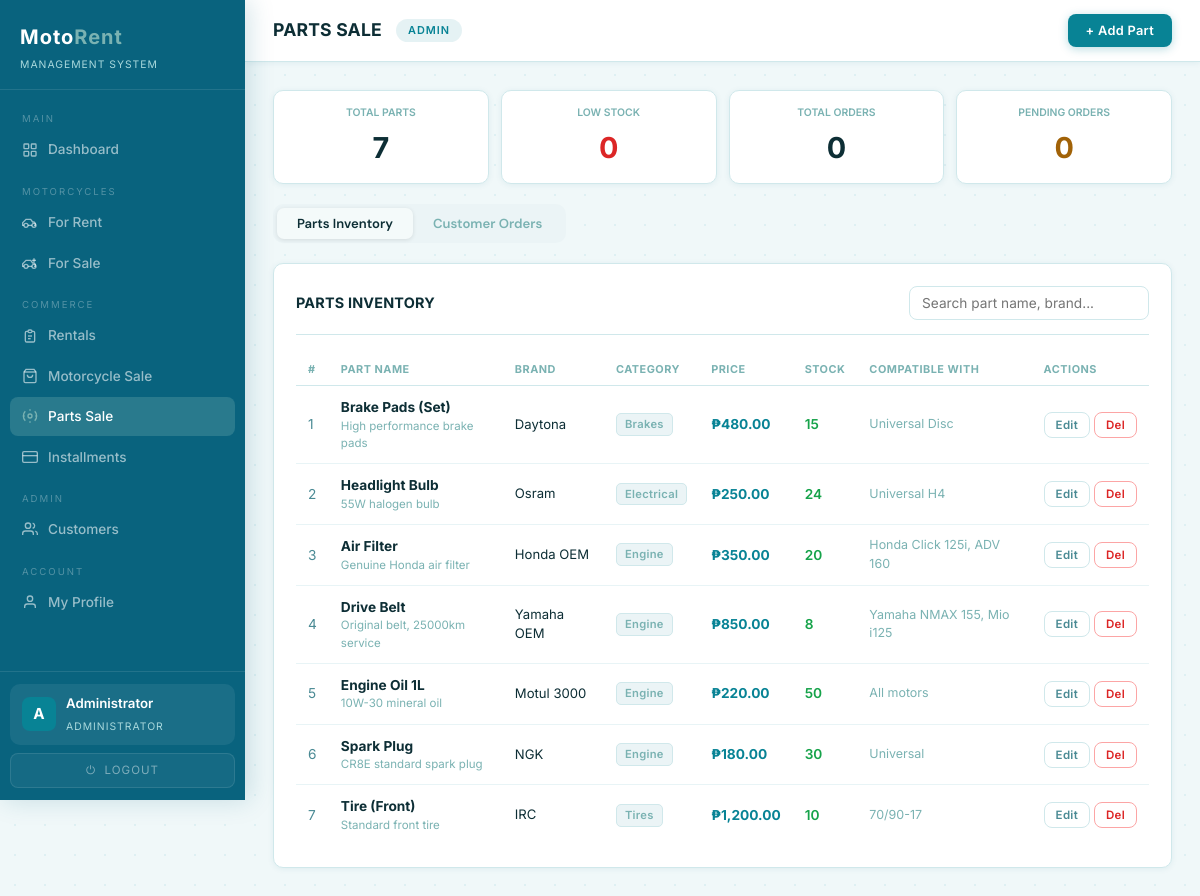
Page /sales/parts (signed in) on the committed database.
### tables this page shows
CREATE TABLE parts (
            id              INTEGER PRIMARY KEY AUTOINCREMENT,
            name            VARCHAR(100) NOT NULL,
            brand           VARCHAR(100),
            category        VARCHAR(50)  DEFAULT 'Other',
            price           REAL         NOT NULL,
            stock           INTEGER      DEFAULT 0,
            compatible_with TEXT,
            description     TEXT,
            branch_id       INTEGER REFERENCES branches(id),
            created_at      TIMESTAMP DEFAULT CURRENT_TIMESTAMP
        );

### app.py (the view)
@app.route('/sales/parts')
@admin_required
def sales_parts():
    branch_id  = get_branch_id()
    all_parts  = get_all_parts(branch_id)
    all_orders = get_all_orders(branch_id)
    return render_template('sales_parts.html', parts=all_parts, orders=all_orders)

### app.py (called while the page is built)
def is_logged_in(): return 'user_id' in session

def is_admin(): return session.get('role') in ('admin', 'superadmin')

def is_superadmin(): return session.get('role') == 'superadmin'

def admin_required(f):
    from functools import wraps
    @wraps(f)
    def decorated(*args, **kwargs):
        if not is_logged_in():
            flash('Please log in first.', 'error')
            return redirect(url_for('login'))
        if not is_admin():
            return redirect(url_for('portal'))
        return f(*args, **kwargs)
    return decorated

def get_branch_id():
    if is_superadmin():
        return None
    return session.get('branch_id')

### dbhelper.py (called while the page is built)
def connect():
    base_path = os.path.dirname(os.path.abspath(__file__))
    db_path   = os.path.join(base_path, "motorent.db")
    conn      = sqlite3.connect(db_path)
    conn.row_factory = sqlite3.Row
    return conn

def _fetchall(sql, params=()):
    conn = connect(); cur = conn.cursor()
    try:
        cur.execute(sql, params); return cur.fetchall()
    finally:
        conn.close()

def get_all_parts(branch_id=None):
    if branch_id:
        return _fetchall("SELECT * FROM parts WHERE branch_id=? OR branch_id IS NULL ORDER BY category,name", (branch_id,))
    return _fetchall("SELECT * FROM parts ORDER BY category,name")

def get_all_orders(branch_id=None):
    q = '''SELECT po.id, c.firstname||' '||c.lastname AS customer,
               p.name AS part_name, po.quantity, po.total_price,
               po.status, po.order_date, po.notes, po.created_at,
               po.customer_id, po.part_id
           FROM parts_orders po
           JOIN customers c ON c.id=po.customer_id
           JOIN parts p ON p.id=po.part_id'''
    if branch_id:
        return _fetchall(q + " WHERE po.branch_id=? ORDER BY po.created_at DESC", (branch_id,))
    return _fetchall(q + " ORDER BY po.created_at DESC")

### templates/sales_parts.html (shortened to what this page needs)
{% extends "base.html" %}
{% block page_title %}PARTS SALE{% endblock %}
{% block topbar_actions %}
<button class="btn btn-primary" onclick="openAddPart()">+ Add Part</button>
{% endblock %}
{% block content %}
<div class="summary-row">
  {% set total_parts    = parts | length %}
  {% set low_stock      = parts | selectattr('stock','lt',5) | list | length %}
  {% set total_orders   = orders | length %}
  {% set pending_orders = orders | selectattr('status','equalto','Pending') | list | length %}
  <div class="summary-card">
    <div class="summary-label">Total Parts</div>
    <div class="summary-value">{{ total_parts }}</div>
  </div>
  <div class="summary-card">
    <div class="summary-label">Low Stock</div>
    <div class="summary-value" style="color:#dc2626;">{{ low_stock }}</div>
  </div>
  <div class="summary-card">
    <div class="summary-label">Total Orders</div>
    <div class="summary-value">{{ total_orders }}</div>
  </div>
  <div class="summary-card">
    <div class="summary-label">Pending Orders</div>
    <div class="summary-value" style="color:#a16207;">{{ pending_orders }}</div>
  </div>
</div>
<div class="parts-tabs">
  <button class="parts-tab active" onclick="showPartsTab('inventory')" id="ptab-inventory">
    Parts Inventory
  </button>
  <button class="parts-tab" onclick="showPartsTab('orders')" id="ptab-orders">
    Customer Orders
  </button>
</div>
<div id="ppane-inventory">
  <div class="panel">
    <div class="panel-header">
      <div class="panel-title">PARTS INVENTORY</div>
      <input class="filter-input" id="part-search"
             placeholder="Search part name, brand..."
             oninput="filterPartRows()" style="width:240px;"/>
    </div>
    <div class="table-wrap">
      <table>
        <thead>
          <tr>
            <th>#</th><th>Part Name</th><th>Brand</th><th>Category</th>
            <th>Price</th><th>Stock</th><th>Compatible With</th><th>Actions</th>
          </tr>
        </thead>
        <tbody id="parts-tbody">
          {% for p in parts %}
          <tr data-name="{{ p.name }}" data-brand="{{ p.brand }}">
            <td style="color:var(--muted2);">{{ loop.index }}</td>
            <td><strong>{{ p.name }}</strong>
              {% if p.description %}
              <div style="font-size:0.72rem;color:var(--muted);">{{ p.description }}</div>
              {% endif %}
            </td>
            <td style="font-size:0.82rem;">{{ p.brand or '—' }}</td>
            <td><span class="tag">{{ p.category }}</span></td>
            <td style="font-weight:700;color:var(--accent);">₱{{ '{:,.2f}'.format(p.price) }}</td>
            <td>
              {% if p.stock < 5 %}
              <span style="color:#dc2626;font-weight:700;">{{ p.stock }} ⚠</span>
              {% else %}
              <span style="color:#16a34a;font-weight:600;">{{ p.stock }}</span>
              {% endif %}
            </td>
            <td style="font-size:0.78rem;color:var(--muted);">{{ p.compatible_with or '—' }}</td>
            <td style="white-space:nowrap;">
              <button class="btn btn-outline btn-sm"
                      onclick="openEditPart({{ p.id }},'{{ p.name }}','{{ p.brand or '' }}','{{ p.category }}',{{ p.price }},{{ p.stock }},'{{ p.compatible_with or '' }}','{{ p.description or '' }}')">
                Edit
              </button>
              <button class="btn btn-danger btn-sm" onclick="confirmDeletePart({{ p.id }})">Del</button>
            </td>
          </tr>
          {% else %}
          <tr>
            <td colspan="8" style="text-align:center;color:var(--muted);padding:32px;">
              No parts in inventory yet. Click "+ Add Part" to get started.
            </td>
          </tr>
          {% endfor %}
        </tbody>
      </table>
    </div>
  </div>
</div>
{% endblock %}

### static/style.css (style rules this page uses)
:root { --accent: #088395; --accent2: #7AB2B2; --accent-dark: #09637E; --accent-glow: rgba(8, 131, 149, 0.12); --bg: #f0f8f9; --surface: #ffffff; --surface2: #f4fafa; --surface3: #EBF4F6; --border: #d0e8eb; --border2: #b0d4d8; --text: #0d2e35; --text2: #2d5f6a; --muted: #7AB2B2; --muted2: #4a8a94; --sidebar-bg: #09637E; --sidebar-w: 245px; --radius: 10px; --radius-lg: 14px; --shadow-sm: 0 1px 6px rgba(9, 99, 126, 0.08); --shadow-md: 0 4px 20px rgba(9, 99, 126, 0.12); --shadow-lg: 0 8px 40px rgba(9, 99, 126, 0.16); }
*, *::before, *::after { box-sizing: border-box; margin: 0; padding: 0; }
html { scroll-behavior: smooth; }
body { font-family: 'Inter', sans-serif; background: var(--bg); color: var(--text); min-height: 100vh; font-size: 14px; line-height: 1.5; }
button { font-family: inherit; cursor: pointer; }
input, select, textarea { font-family: inherit; }
body::before { content: ''; position: fixed; inset: 0; background-image: radial-gradient(circle, #c8e8ec 1px, transparent 1px); background-size: 30px 30px; pointer-events: none; z-index: 0; opacity: 0.45; }
.btn { display: inline-block; padding: 9px 18px; font-size: 0.8rem; font-weight: 600; letter-spacing: 0.3px; border: none; border-radius: 8px; cursor: pointer; transition: all 0.15s; text-align: center; white-space: nowrap; }
.btn-primary { background: var(--accent); color: #fff; box-shadow: 0 2px 10px rgba(8, 131, 149, 0.28); }
.btn-outline { background: transparent; border: 1.5px solid var(--border); color: var(--muted2); }
.btn-danger { background: transparent; border: 1.5px solid #fca5a5; color: #dc2626; }
.btn-sm { padding: 5px 11px; font-size: 0.72rem; }
.app-body { display: flex; min-height: 100vh; }
.panel { background: var(--surface); border: 1px solid var(--border); border-radius: var(--radius); padding: 22px; box-shadow: var(--shadow-sm); }
.panel-header { display: flex; align-items: center; justify-content: space-between; margin-bottom: 18px; padding-bottom: 14px; border-bottom: 1px solid var(--border); }
.panel-title { font-size: 0.9rem; font-weight: 700; color: var(--text); letter-spacing: 0.2px; }
.table-wrap { overflow-x: auto; }
table { width: 100%; border-collapse: collapse; }
th { text-align: left; font-size: 0.68rem; font-weight: 700; letter-spacing: 0.5px; text-transform: uppercase; color: var(--muted); padding: 8px 12px; border-bottom: 1px solid var(--border); }
td { padding: 11px 12px; font-size: 0.855rem; border-bottom: 1px solid #e8f4f6; }
tr:last-child td { border-bottom: none; }
.filter-input { background: var(--surface); border: 1.5px solid var(--border); color: var(--text); padding: 8px 12px; font-size: 0.855rem; outline: none; border-radius: 8px; min-width: 150px; font-family: 'Inter', sans-serif; }
.summary-row { display: flex; gap: 12px; margin-bottom: 20px; flex-wrap: wrap; }
.summary-card { flex: 1; min-width: 90px; background: var(--surface); border: 1px solid var(--border); border-radius: var(--radius); padding: 14px; text-align: center; box-shadow: var(--shadow-sm); }
.summary-label { font-size: 0.65rem; font-weight: 600; text-transform: uppercase; color: var(--muted); margin-bottom: 5px; }
.summary-value { font-size: 1.8rem; font-weight: 700; }
.parts-tabs { display:flex;gap:0;background:var(--surface3); border-radius:10px;padding:4px; margin-bottom:20px;width:fit-content; }
.parts-tab { padding:7px 20px;border:none;background:transparent;cursor:pointer; font-family:'DM Sans',sans-serif;font-size:0.82rem;font-weight:600; color:var(--muted);border-radius:7px;transition:all 0.2s; white-space:nowrap; }
.parts-tab.active { background:var(--surface2);color:var(--text1); box-shadow:0 1px 4px rgba(0,0,0,0.1); }
.tag { display:inline-block; font-size:0.7rem;font-weight:600;letter-spacing:0.3px; padding:2px 8px;border-radius:5px; background:var(--surface3);color:var(--muted); border:1px solid var(--border); }

### rows in the picture
parts: name "Brake Pads (Set)", description "High performance brake pads", brand "Daytona", category "Brakes", price "480.00", stock "15", compatible_with "Universal Disc"
parts: name "Headlight Bulb", description "55W halogen bulb", brand "Osram", category "Electrical", price "250.00", stock "24", compatible_with "Universal H4"
parts: name "Air Filter", description "Genuine Honda air filter", brand "Honda OEM", category "Engine", price "350.00", stock "20", compatible_with "Honda Click 125i, ADV 160"
parts: name "Drive Belt", description "Original belt, 25000km service", brand "Yamaha OEM", category "Engine", price "850.00", stock "8", compatible_with "Yamaha NMAX 155, Mio i125"
parts: name "Engine Oil 1L", description "10W-30 mineral oil", brand "Motul 3000", category "Engine", price "220.00", stock "50", compatible_with "All motors"
parts: name "Spark Plug", description "CR8E standard spark plug", brand "NGK", category "Engine", price "180.00", stock "30", compatible_with "Universal"
parts: name "Tire (Front)", description "Standard front tire", brand "IRC", category "Tires", price "1,200.00", stock "10", compatible_with "70/90-17"

### other values in the picture
{{ session.get('user_name', 'U')[0].upper() }} "A"
{{ session.get('user_name', 'Admin') }} "Administrator"
{{ total_parts }} "7"
{{ low_stock }} "0"
{{ total_orders }} "0"
{{ pending_orders }} "0"
